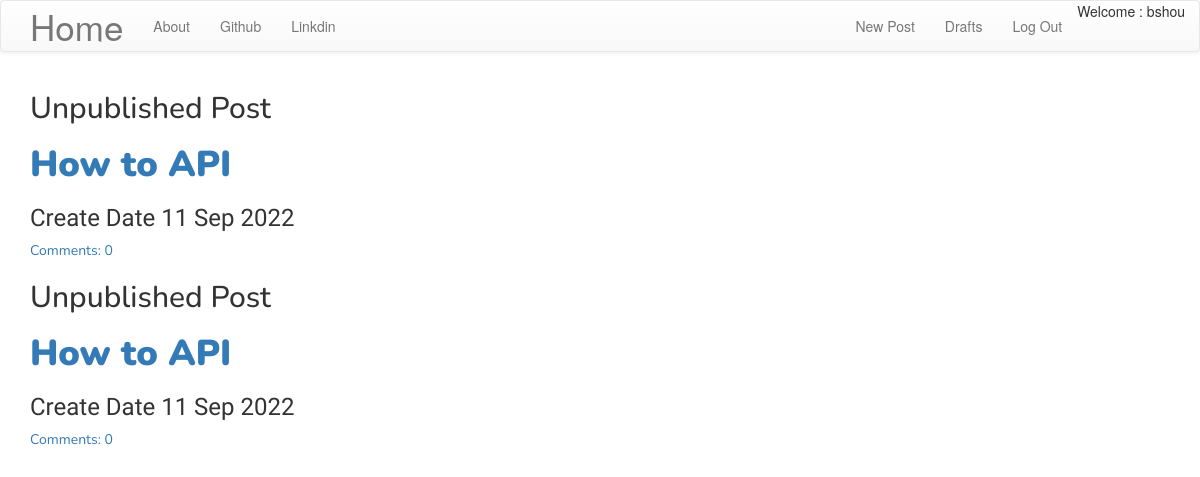
The page /blog/drafts/ (signed in) on the database as committed earlier.
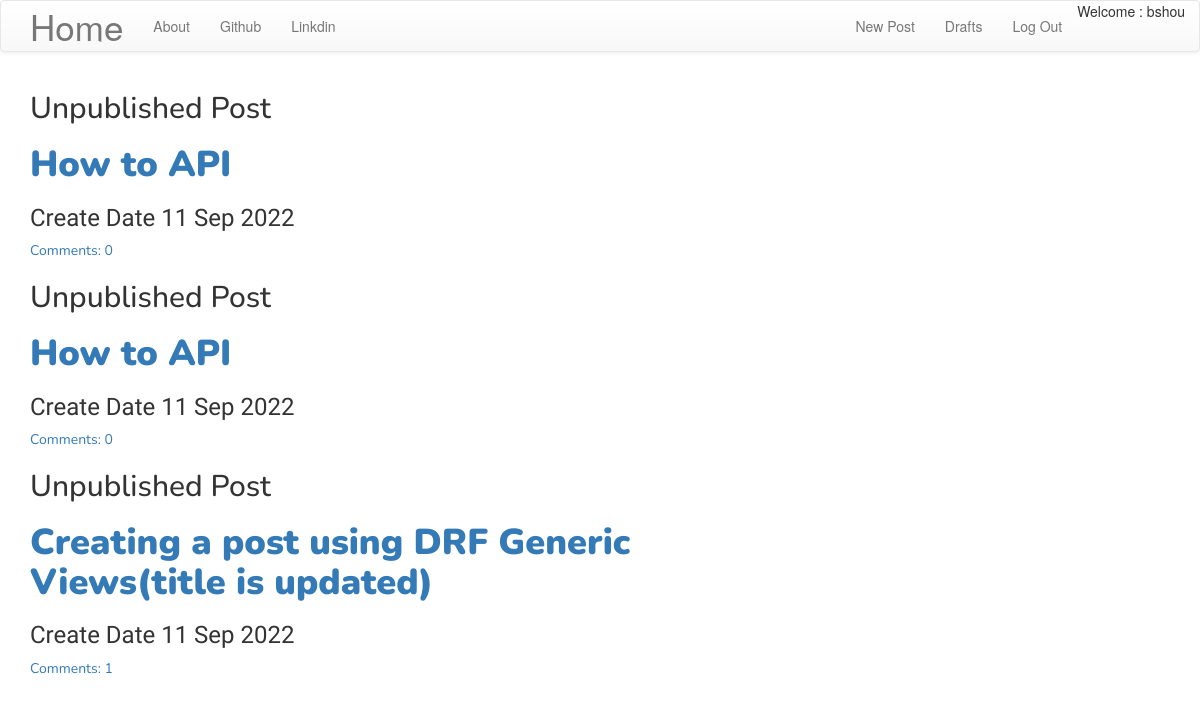
The same page on the database as committed later.
### blog/models.py (models this page shows, shortened)
class Post(models.Model):
    author = models.ForeignKey('auth.User',on_delete=models.CASCADE)
    title = models.CharField(max_length=260)
    text = models.TextField()
    created_date = models.DateTimeField(default=timezone.localtime)
    published_date = models.DateTimeField(blank=True,null=True)
    slug = models.SlugField(max_length = 200,null = True,blank = True)
    def approved_comments(self):
        return self.comments.filter(approved_comment=True)

### blog/views.py (the view)
# urls.py: path('drafts/',DraftListView.as_view(),name='drafts_list'),
class DraftListView(LoginRequiredMixin,ListView):
    login_url='/login/'
    redirect_field_name = '/draf_list.html'
    model = Post
    def get_queryset(self):
        return Post.objects.filter(published_date__isnull=True).order_by('created_date')

### blog/templates/blog/post_list.html (shortened to what this page needs)
{% extends "base.html" %}
{% block content %}
<div class="centerstage">
  {% for post in post_list %}
  <div class="post loader">
    {% if not post.published_date %}
    <h2> Unpublished Post </h2>
    {% endif %}
    <h1 class=post-title-list><a href="{% url "post_detail" pk=post.pk %}"> {{ post.title }} </a></h1>
    {% if not post.published_date %}
    <h3> Create Date {{post.created_date|date:'d M Y'}} </h3>
    {% endif %}
      <a href="{% url "post_detail" pk=post.pk %}"> Comments: {{ post.approved_comments.count }} </a>
  </div>
  {% endfor %}
  </div>
{% endblock %}

### blog/templates/blog/base.html (shortened to what this page needs)
<!DOCTYPE html>
{% load static %}
<html lang="en" dir="ltr">
  <head>
<link rel="stylesheet" href="https://maxcdn.bootstrapcdn.com/bootstrap/3.3.7/css/bootstrap.min.css">
<link rel="stylesheet" href="https://maxcdn.bootstrapcdn.com/bootstrap/3.3.7/css/bootstrap-theme.min.css">
    <link rel="stylesheet" href="//cdn.jsdelivr.net/npm/medium-editor@latest/dist/css/medium-editor.min.css" type="text/css" media="screen" charset="utf-8">
    <link rel="stylesheet" href="{% static 'css/blog.css' %}">
    <link rel="stylesheet" href="{% static 'css/alert.css' %}">
  </head>
  <body>
    <nav class="navbar navbar-default navbar-custom" >
      <div class="container">
        <ul class="nav navbar-nav">
          <li> <a class = "navbar-brand bigbrand" href="{% url "posts_list"%}">Home</a></li>
          <li> <a class="navbar-link" href="{% url "about" %}" style ="pointer-events:none">About </a></li>
          <li> <a class="navbar-link disabled" href="https://github.com/ZenghXmistU">Github </a></li>
          <li> <a class="navbar-link" href="https://www.linkedin.com/in/atul-kumar-4026b7220/" > Linkdin </a></li>
        </ul>
      <ul class="nav navbar-nav navbar-right">
        {% if user.is_authenticated %}
        <li><a href="{% url 'new_post' %}">New Post </a></li>
        <li><a href="{% url 'drafts_list' %}">Drafts </a></li>
        <li><a href="{% url 'logout' %}">Log Out</a></li>
        <li> Welcome : {{ user.username }}</li>
        {% else %}
        <li><a class = "nav navbar-right" href="{% url 'login' %}"><span class="glyphicon glyphicon-user"></span>Log in</a></li>
        {% endif %}
      </ul>
     </div>
    </nav>
    <div class="content container">
      <div class="row">
        <div class="col-md-8">
          <div class="blog_posts">
            {% block content %}
            {% endblock %}
          </div>
        </div>
      </div>
    </div>
 </body>
</html>

### blog/static/css/blog.css (style rules this page uses)
.bigbrand { font-size: 2.5em; }
.centerstage { margin-left: auto; margin-right: auto; }
.post { font-family: 'Nunito', sans-serif; text-align:left; }
.post-title-list { font-weight: 1000; }
.loader { filter:hue-rotate(0deg); color:linear-gradient(45deg,#0f8,#08f); animation:hue 10000ms infinite linear; }

### blog/static/css/alert.css (style rules this page uses)
* { margin: 0; padding: 0; box-sizing: border-box; }
h3 { font-family: Quicksand; }

Rows that differ between the two databases and show on the page:
added Post: shows "Unpublished Post", title "Creating a post using DRF Generic Views(title is updated)", created_date "11 Sep 2022", approved_comments.count "1"
